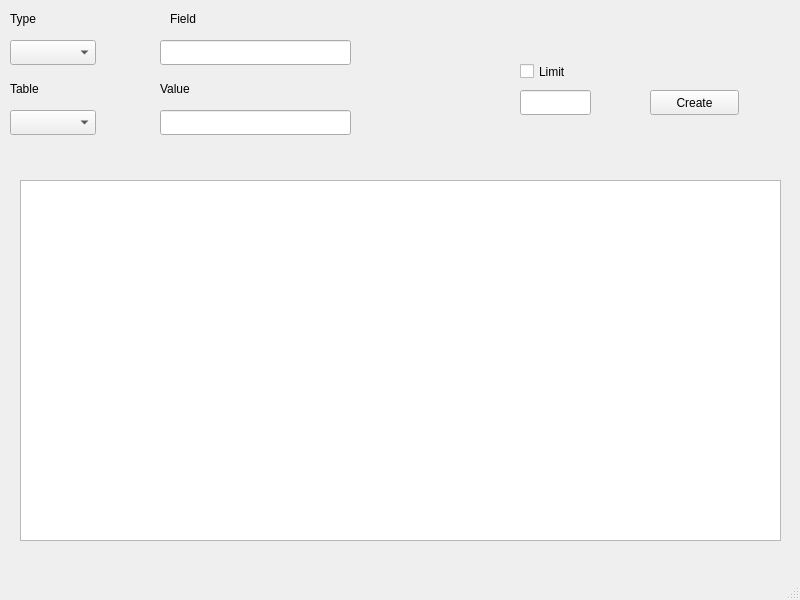
<?xml version="1.0" encoding="UTF-8"?>
<ui version="4.0">
 <class>MainWindow</class>
 <widget class="QMainWindow" name="MainWindow">
  <property name="geometry">
   <rect>
    <x>0</x>
    <y>0</y>
    <width>800</width>
    <height>600</height>
   </rect>
  </property>
  <property name="windowTitle">
   <string>MainWindow</string>
  </property>
  <widget class="QWidget" name="centralwidget">
   <widget class="QComboBox" name="QTypeBox">
    <property name="geometry">
     <rect>
      <x>10</x>
      <y>40</y>
      <width>86</width>
      <height>25</height>
     </rect>
    </property>
   </widget>
   <widget class="QComboBox" name="QTableBox">
    <property name="geometry">
     <rect>
      <x>10</x>
      <y>110</y>
      <width>86</width>
      <height>25</height>
     </rect>
    </property>
   </widget>
   <widget class="QPushButton" name="QCreate">
    <property name="geometry">
     <rect>
      <x>650</x>
      <y>90</y>
      <width>89</width>
      <height>25</height>
     </rect>
    </property>
    <property name="text">
     <string>Create</string>
    </property>
   </widget>
   <widget class="QLabel" name="QType">
    <property name="geometry">
     <rect>
      <x>10</x>
      <y>10</y>
      <width>67</width>
      <height>17</height>
     </rect>
    </property>
    <property name="text">
     <string>Type</string>
    </property>
   </widget>
   <widget class="QLabel" name="QTable">
    <property name="geometry">
     <rect>
      <x>10</x>
      <y>80</y>
      <width>67</width>
      <height>17</height>
     </rect>
    </property>
    <property name="text">
     <string>Table</string>
    </property>
   </widget>
   <widget class="QLineEdit" name="FieldInputline">
    <property name="geometry">
     <rect>
      <x>160</x>
      <y>40</y>
      <width>191</width>
      <height>25</height>
     </rect>
    </property>
   </widget>
   <widget class="QLabel" name="FieldInput">
    <property name="geometry">
     <rect>
      <x>170</x>
      <y>10</y>
      <width>67</width>
      <height>17</height>
     </rect>
    </property>
    <property name="text">
     <string>Field</string>
    </property>
   </widget>
   <widget class="QCheckBox" name="LimitCheckBox">
    <property name="geometry">
     <rect>
      <x>520</x>
      <y>60</y>
      <width>92</width>
      <height>23</height>
     </rect>
    </property>
    <property name="text">
     <string>Limit</string>
    </property>
   </widget>
   <widget class="QLineEdit" name="LimitInputLine">
    <property name="geometry">
     <rect>
      <x>520</x>
      <y>90</y>
      <width>71</width>
      <height>25</height>
     </rect>
    </property>
   </widget>
   <widget class="QTableWidget" name="ResultTable">
    <property name="geometry">
     <rect>
      <x>20</x>
      <y>180</y>
      <width>761</width>
      <height>361</height>
     </rect>
    </property>
   </widget>
   <widget class="QLabel" name="FieldInput_2">
    <property name="geometry">
     <rect>
      <x>160</x>
      <y>80</y>
      <width>67</width>
      <height>17</height>
     </rect>
    </property>
    <property name="text">
     <string>Value</string>
    </property>
   </widget>
   <widget class="QLineEdit" name="ValueInputline">
    <property name="geometry">
     <rect>
      <x>160</x>
      <y>110</y>
      <width>191</width>
      <height>25</height>
     </rect>
    </property>
   </widget>
  </widget>
  <widget class="QMenuBar" name="menubar">
   <property name="geometry">
    <rect>
     <x>0</x>
     <y>0</y>
     <width>800</width>
     <height>22</height>
    </rect>
   </property>
  </widget>
  <widget class="QStatusBar" name="statusbar"/>
 </widget>
 <resources/>
 <connections/>
</ui>
